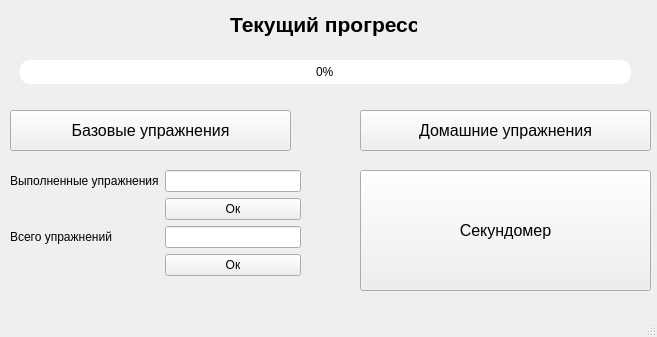
<?xml version="1.0" encoding="UTF-8"?>
<ui version="4.0">
 <class>MainWindow</class>
 <widget class="QMainWindow" name="MainWindow">
  <property name="geometry">
   <rect>
    <x>0</x>
    <y>0</y>
    <width>657</width>
    <height>337</height>
   </rect>
  </property>
  <property name="windowTitle">
   <string>MainWindow</string>
  </property>
  <widget class="QWidget" name="centralwidget">
   <widget class="QProgressBar" name="progressBar">
    <property name="geometry">
     <rect>
      <x>20</x>
      <y>60</y>
      <width>611</width>
      <height>24</height>
     </rect>
    </property>
    <property name="styleSheet">
     <string notr="true">QProgressBar {
color: rgb(0, 0, 0);
border-style: solid;
border-radius: 10px;
text-align: center;
}

QProgressBar::chunk{
border-radius: 10px;
background-color: qlineargradient(spread:pad, x1:0.006, y1:0, x2:1, y2:0, stop:0 rgba(106, 255, 0, 255), stop:1 rgba(0, 255, 233, 255))
}</string>
    </property>
    <property name="minimum">
     <number>0</number>
    </property>
    <property name="maximum">
     <number>1</number>
    </property>
    <property name="value">
     <number>0</number>
    </property>
    <property name="textDirection">
     <enum>QProgressBar::TopToBottom</enum>
    </property>
   </widget>
   <widget class="QPushButton" name="baseSection">
    <property name="geometry">
     <rect>
      <x>360</x>
      <y>110</y>
      <width>291</width>
      <height>41</height>
     </rect>
    </property>
    <property name="font">
     <font>
      <pointsize>12</pointsize>
     </font>
    </property>
    <property name="text">
     <string>Домашние упражнения</string>
    </property>
   </widget>
   <widget class="QPushButton" name="baseSection_2">
    <property name="geometry">
     <rect>
      <x>10</x>
      <y>110</y>
      <width>281</width>
      <height>41</height>
     </rect>
    </property>
    <property name="font">
     <font>
      <pointsize>12</pointsize>
     </font>
    </property>
    <property name="text">
     <string>Базовые упражнения</string>
    </property>
   </widget>
   <widget class="QPushButton" name="baseSection_3">
    <property name="geometry">
     <rect>
      <x>360</x>
      <y>170</y>
      <width>291</width>
      <height>121</height>
     </rect>
    </property>
    <property name="font">
     <font>
      <pointsize>12</pointsize>
     </font>
    </property>
    <property name="text">
     <string>Секундомер</string>
    </property>
   </widget>
   <widget class="QWidget" name="">
    <property name="geometry">
     <rect>
      <x>10</x>
      <y>170</y>
      <width>291</width>
      <height>118</height>
     </rect>
    </property>
    <layout class="QFormLayout" name="formLayout">
     <item row="0" column="0">
      <widget class="QLabel" name="label">
       <property name="text">
        <string>Выполненные упражнения</string>
       </property>
      </widget>
     </item>
     <item row="0" column="1">
      <widget class="QLineEdit" name="currEx"/>
     </item>
     <item row="2" column="0">
      <widget class="QLabel" name="label_2">
       <property name="text">
        <string>Всего упражнений</string>
       </property>
      </widget>
     </item>
     <item row="2" column="1">
      <widget class="QLineEdit" name="allEx"/>
     </item>
     <item row="3" column="1">
      <widget class="QPushButton" name="allOk">
       <property name="text">
        <string>Ок</string>
       </property>
      </widget>
     </item>
     <item row="1" column="1">
      <widget class="QPushButton" name="currOk">
       <property name="text">
        <string>Ок</string>
       </property>
      </widget>
     </item>
    </layout>
   </widget>
   <widget class="QLabel" name="label_3">
    <property name="geometry">
     <rect>
      <x>230</x>
      <y>10</y>
      <width>187</width>
      <height>28</height>
     </rect>
    </property>
    <property name="font">
     <font>
      <pointsize>16</pointsize>
      <bold>true</bold>
     </font>
    </property>
    <property name="text">
     <string>Текущий прогресс</string>
    </property>
   </widget>
  </widget>
  <widget class="QMenuBar" name="menubar">
   <property name="geometry">
    <rect>
     <x>0</x>
     <y>0</y>
     <width>657</width>
     <height>22</height>
    </rect>
   </property>
  </widget>
  <widget class="QStatusBar" name="statusbar"/>
 </widget>
 <resources/>
 <connections/>
</ui>
